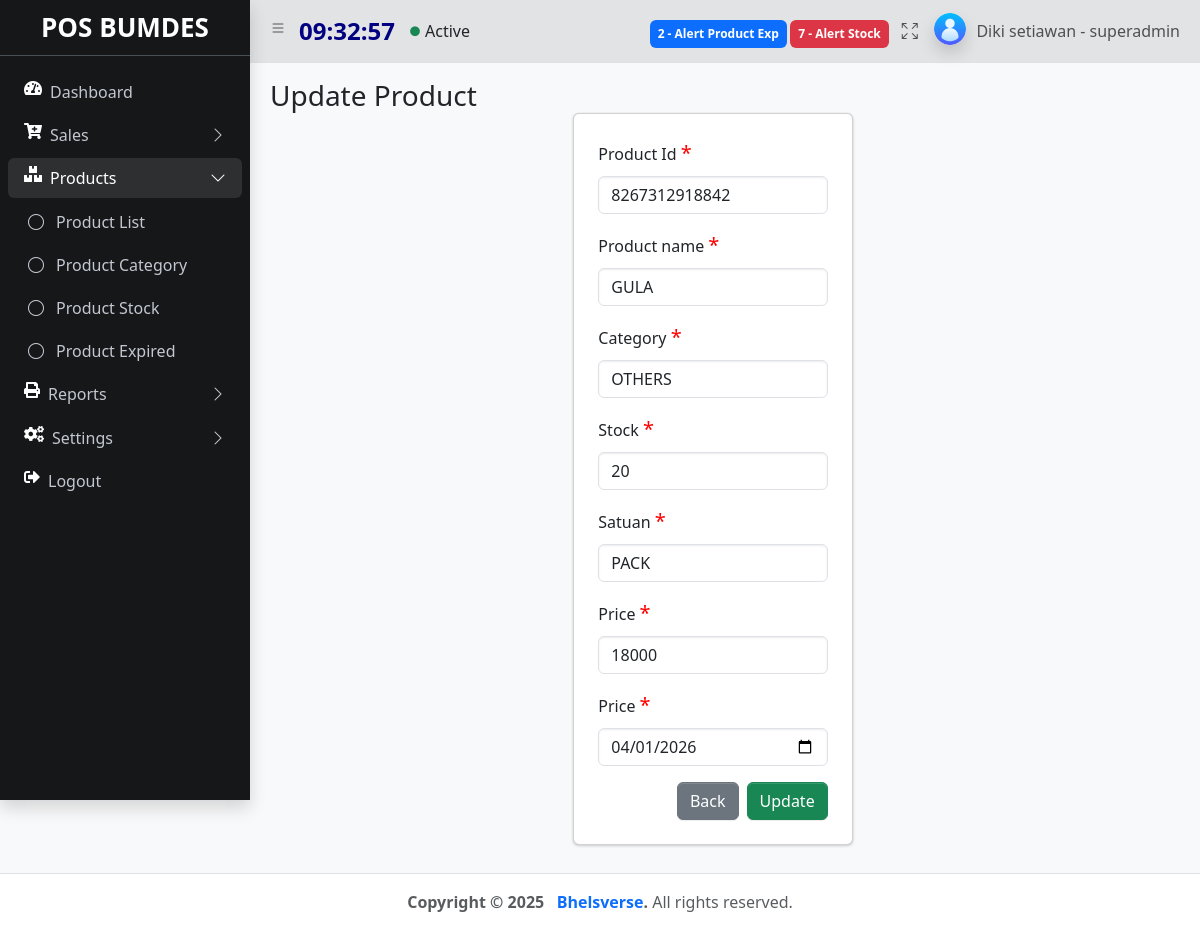
The app's page /index.php?&module=product&action=form&id_produk=8267312918842 (signed in) with its own data.
### tables this page shows
CREATE TABLE `products` (
  `id` int(11) NOT NULL,
  `id_produk` varchar(50) NOT NULL,
  `nama_produk` varchar(100) NOT NULL,
  `id_kategori` varchar(11) NOT NULL,
  `stok` int(9) NOT NULL,
  `satuan` varchar(50) NOT NULL,
  `harga` int(9) NOT NULL,
  `product_exp` date DEFAULT NULL,
  `diskonitem` int(11) NOT NULL,
  `create_at` timestamp NOT NULL DEFAULT current_timestamp(),
  `update_at` timestamp NOT NULL DEFAULT current_timestamp()
);

### module/product/form.php (the view, shortened to what this page needs)
<?php
    $id_produk =isset($_GET['id_produk']) ? $_GET['id_produk'] : false;
    $nama_produk ="";
    $id_kategori="";
    $stok="";
    $satuan="";
    $harga="";
    $produk_exp="";
    if($id_produk){
        $sql = "SELECT * FROM products WHERE id_produk='$id_produk'";
        $query = mysqli_query($koneksi, $sql);
        $item = mysqli_fetch_array($query);
        $nama_produk = $item['nama_produk'];
        $id_kategori = $item['id_kategori'];
        $stok = $item['stok'];
        $satuan = $item['satuan'];
        $harga = $item['harga'];
        $produk_exp = $item['product_exp'];
    }
?>
   <main class="app-main">
        <div class="app-content-header">
          <div class="container-fluid">
            <div class="row">
              <div class="col-sm-6"><h3 class="mb-0">Update Product </h3></div>
            </div>
          <div class="row ">
            <div class="row justify-content-center">
              <div class="col-4">
                <div class="card p-4 align-item-center">
                <form action="<?php echo BASE_URL . "module/product/action.php"; ?>" method="POST" enctype="multipart/form-data">
                    <div class="mb-3">
                      <label for="id_produk" class="form-label">Product Id <span style="color: red; font-size:20px">*</span></label>
                      <input type="text" class="form-control" id="id_produk" name="id_produk" aria-describedby="id_produk" placeholder="Cth: PR001" value='<?= $id_produk ?>' readonly   >
                    </div>
                    <div class="mb-3">
                      <label for="nama_produk" class="form-label">Product name <span style="color: red; font-size:20px">*</span></label>
                      <input type="text" class="form-control" id="nama_produk"  name="nama_produk" aria-describedby="nama_produk" placeholder="Cth: Indomie" value='<?= $nama_produk ?>' oninput="this.value = this.value.toUpperCase()" required autofocus>
                    </div>
                    <div class="mb-3">
                      <label for="id_kategori" class="form-label">Category <span style="color: red; font-size:20px">*</span></label>
                     <select name="id_kategori" id="id_kategori" class="form-control"  required>
                      <?php
                          $query = mysqli_query($koneksi, "SELECT * FROM kategori ");
                          while ($item =  mysqli_fetch_assoc($query)) {
                            if ($id_kategori == $item['id_kategori']) {
                              echo "<option value='$item[id_kategori]' selected >$item[name]</option>";
                          } else {
                              echo "<option value='$item[id_kategori]'>$item[name]</option>";
                          }
                          } ?>
                     </select>
                    </div>
                    <div class="mb-3">
                      <label for="stok" class="form-label">Stock <span style="color: red; font-size:20px">*</span></label>
                      <input type="number" class="form-control" id="stok"  name="stok"  aria-describedby="stok" placeholder="0" value='<?= $stok ?>'  required>
                    </div>
                    <div class="mb-3">
                      <label for="satuan" class="form-label">Satuan <span style="color: red; font-size:20px">*</span></label>
                     <select name="satuan" id="satuan" class="form-control" required>
                          <option value='<?= $satuan?>' selected><?= $satuan;?></option>
                     </select>
                    </div>
                    <div class="mb-3">
                      <label for="harga" class="form-label">Price <span style="color: red; font-size:20px">*</span></label>
                      <input type="text" class="form-control" id="harga"  name="harga"  aria-describedby="harga" placeholder="Cth : 10000" value='<?= $harga ?>' oninput="this.value = this.value.toUpperCase()" required>
                    </div>
                    <div class="mb-3">
                      <label for="product_exp" class="form-label">Price <span style="color: red; font-size:20px">*</span></label>
                      <input type="date" class="form-control" id="product_exp"  name="product_exp"  aria-describedby="product_exp" placeholder="Cth : 10000" value='<?= $produk_exp ?>' required>
                    </div>
                    <div class="modal-footer">
                    <a href="<?= BASE_URL . "index.php?module=product&action=list" ?>" class="btn btn-secondary me-2">Back</a>
                    <button type="submit" name="button" value="update" class="btn btn-success">Update</button>
                  </div>
                  </form>
                  </div>
                </div>
                </div>
              </div>
            </div>
          </div>
        </div>

### records on screen
products: nama_produk "GULA", stok "20", satuan "PACK", harga "18000", product_exp "04/01/2026"

### other values on screen
$notifalertexp "2"
$notifalert "7"
$nama "Diki setiawan"
$role "superadmin"
form field id_kategori "OTHERS"
